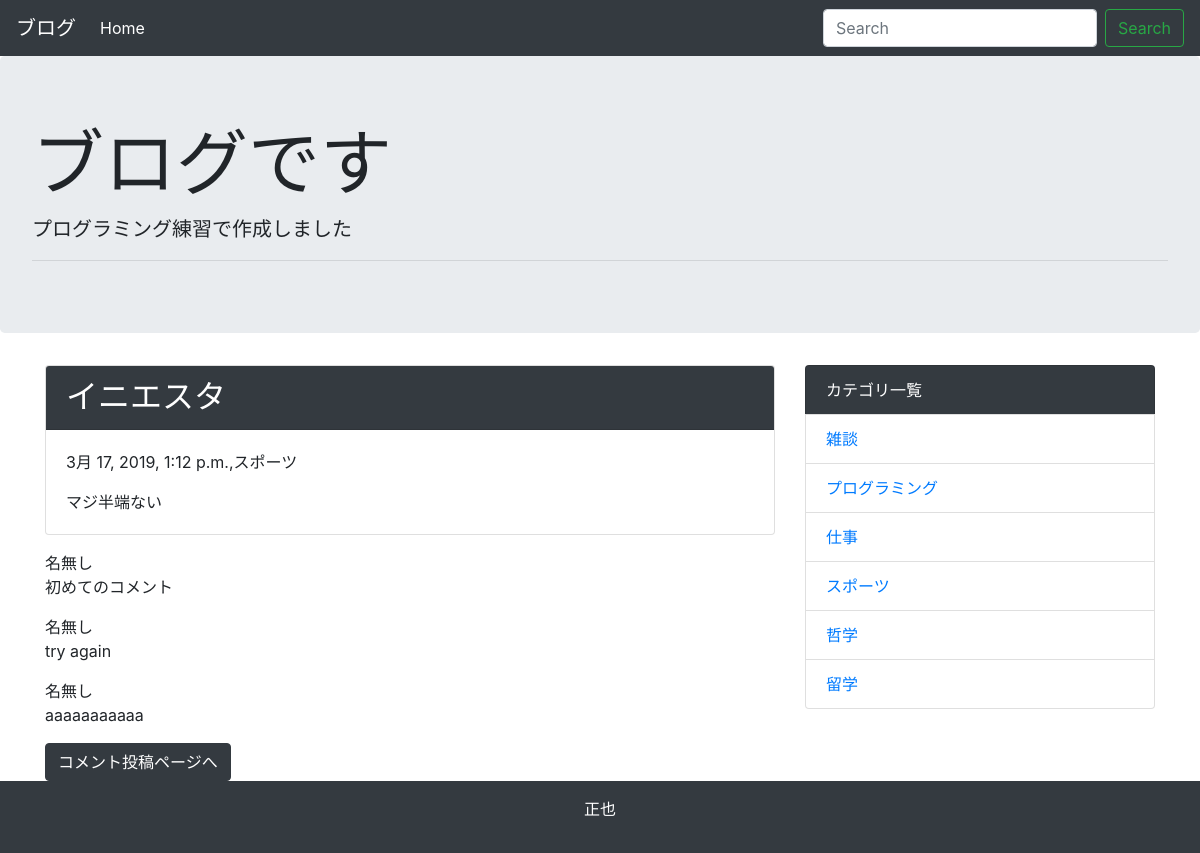
/detail/4/, run on the app's committed database.
### blog/models.py (models this page shows, shortened)
class Post(models.Model):
    title = models.CharField('タイトル',max_length=255)
    text = models.TextField('本文')
    created_at = models.DateTimeField('作成日', default=timezone.now)
    category = models.ForeignKey(Category,verbose_name='カテゴリ',on_delete=models.PROTECT)

class Category(models.Model):
    name = models.CharField('カテゴリ名',max_length=225)
    created_at = models.DateTimeField('作成日', default=timezone.now)
    def __str__(self):
        return self.name

class Comment(models.Model):
    name = models.CharField('お名前', max_length=30, default='名無し')
    text = models.TextField('本文')
    post = models.ForeignKey(Post, verbose_name='紐づく記事', on_delete=models.PROTECT)
    created_at = models.DateTimeField('作成日', default=timezone.now)

### blog/views.py (the view)
# urls.py: path('detail/<int:pk>/',views.DetailView.as_view(), name='detail'),
class DetailView(generic.DetailView):
    model = Post

### blog/context_processors.py (called while the page is built)
def common(request):
    context = {
    'category_list':Category.objects.all(),
    }
    return context

### blog/templates/blog/post_detail.html
{% extends 'blog/base.html' %}
{% block content %}
<div class="card mb-3">
  <h2 class="card-header bg-dark text-white">{{post.title}}</h2>
  <div class="card-body">
    <p>{{post.created_at}},{{ post.category }}</p>
    {{ post.text | linebreaksbr | urlize}}
  </div>
</div>
{% for comment in post.comment_set.all %}
  <p>
    {{comment.name}}<br>
    {{comment.text | linebreaksbr }}
  </p>
{% endfor %}
<a class="btn btn-dark" href="{% url 'blog:comment' post.pk %}">コメント投稿ページへ</a>
{% endblock %}

### blog/templates/blog/base.html (shortened to what this page needs)
<!doctype html>
<html lang="ja">
  <head>
    <link rel="stylesheet" href="https://maxcdn.bootstrapcdn.com/bootstrap/4.0.0-beta.2/css/bootstrap.min.css">
  </head>
  <body>
        <nav class="navbar navbar-expand-lg navbar-dark bg-dark">
      <a class="navbar-brand" href="#">ブログ</a>
      <div class="collapse navbar-collapse" id="navbarSupportedContent">
        <ul class="navbar-nav mr-auto">
          <li class="nav-item active">
            <a class="nav-link" href="{% url 'blog:index' %}">Home</a>
          </li>
        </ul>
        <form class="form-inline my-2 my-lg-0" method="GET" action="{% url 'blog:index' %}">
          <input class="form-control mr-sm-2" type="text" placeholder="Search" aria-label="Search" name="keyword">
          <button class="btn btn-outline-success my-2 my-sm-0" type="submit">Search</button>
        </form>
      </div>
    </nav>
        <div class="jumbotron">
      <h1 class="display-3">ブログです</h1>
      <p class="lead">プログラミング練習で作成しました</p>
      <hr class="my-2">
      </div>
    <div class="container">
      <div class="row">
        <div class="col-md-8">
      {% block content %}
      {% endblock %}
      </div>
      <div class="col-md-4">
        <ul class="list-group">
          <li class="list-group-item bg-dark text-white">カテゴリ一覧</li>
          {% for category in category_list %}
          <li class="list-group-item"><a href="{% url 'blog:category' category.pk %}">{{category}}</a></li>
          {% endfor %}
        </ul>
        </div>
      </div>
    </div>
    <footer class="bg-dark text-white text-center py-3">
      <p> 正也 </p>
    </footer>
  </body>
</html>

### data on the page
Post: title "イニエスタ", created_at "3月 17, 2019, 1:12 p.m.", category "スポーツ", text "マジ半端ない"
Comment: name "名無し", text "初めてのコメント"
Comment: name "名無し", text "try again"
Comment: name "名無し", text "aaaaaaaaaaa"
Category: name "雑談"
Category: name "プログラミング"
Category: name "仕事"
Category: name "スポーツ"
Category: name "哲学"
Category: name "留学"
